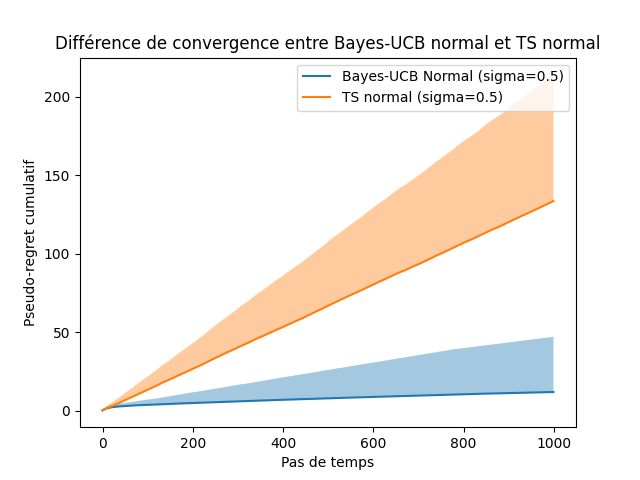

The Python source for this figure:
import numpy
from matplotlib import pyplot
from tqdm import tqdm
from os import path
from pathlib import Path
from bandit import NormalBandit
from utils import means_100
from .a import BayesUCBNormal
from q3.a import TSNormal


T = 1000
sigma = 0.5

algorithms = [
  BayesUCBNormal(sigma=sigma, c=5),
  TSNormal(sigma=sigma)
]

for algo in tqdm(algorithms):
  regrets = []

  for i, means in enumerate(means_100):
    bandit = NormalBandit(means=means, sigma=sigma, seed=i)
    algo.execute(bandit=bandit, T=T, seed=i)
    regrets.append(bandit.get_cumulative_regret())

  avg_regret = numpy.mean(regrets, axis=0)
  std_regret = numpy.std(regrets, axis=0)

  pyplot.plot(avg_regret, label=algo.get_name())
  pyplot.fill_between(numpy.arange(T), avg_regret, avg_regret + std_regret, alpha=0.4)

pyplot.title('Différence de convergence entre Bayes-UCB normal et TS normal')
pyplot.xlabel('Pas de temps')
pyplot.ylabel('Pseudo-regret cumulatif')
pyplot.legend()
pyplot.savefig(path.join(Path.cwd(), 'q4', 'b.png'))
